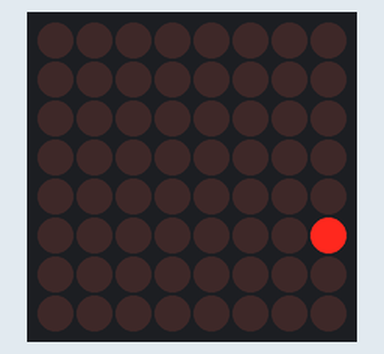
Bench run of a sketch on a simulated Arduino Uno, built with avr-gcc and run on an emulated ATmega328P. Shown: 8×8 LED matrix. What the sketch prints to the serial monitor is not drawn.

Above: at 0.15 s.
At 1.19 s:
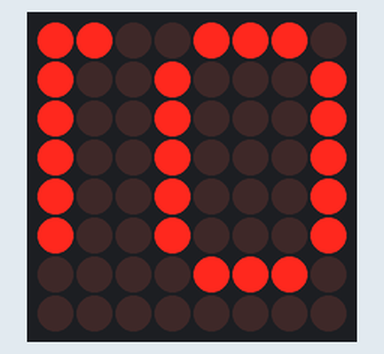
At 2.33 s:
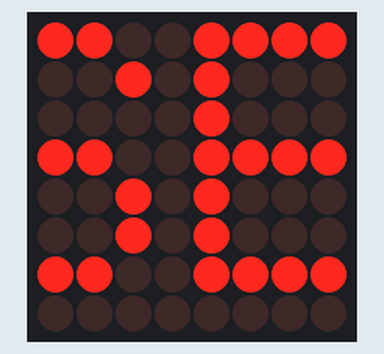
At 4.6 s:
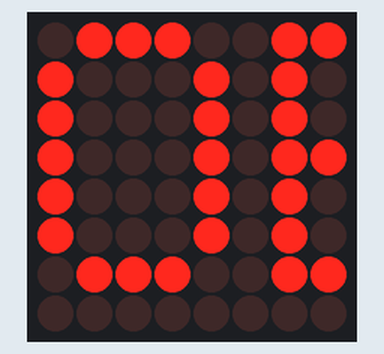
At 6.78 s:
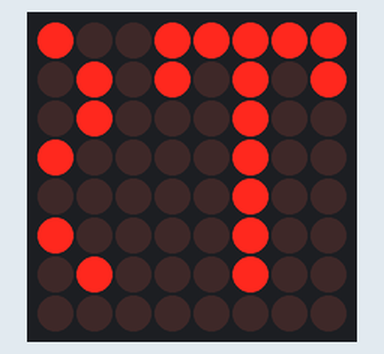
At 9.06 s:
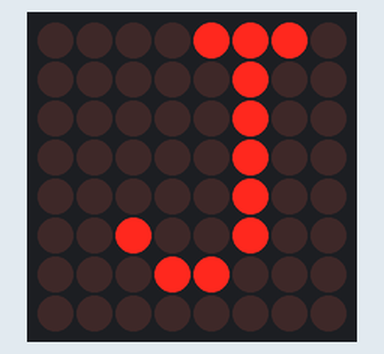

The sketch:

_8x8matrix_scroll_joseroberto.ino
```cpp
#include <Wire.h>
#include "Adafruit_LEDBackpack.h"
#include "Adafruit_GFX.h"

Adafruit_8x8matrix matrix = Adafruit_8x8matrix();

void setup() {
  Serial.begin(9600);
  Serial.println("8x8 LED Matrix Test");

  matrix.begin(0x70);  // pass in the address
}

int nlet = 12;
int tlen = 6*nlet;

void loop() {
  matrix.setTextSize(1);
  matrix.setTextWrap(false);  // we dont want text to wrap so it scrolls nicely
  matrix.setTextColor(LED_ON);
  for (int8_t x=8; x>=-tlen; x--) {
    matrix.clear();
    matrix.setCursor(x,0);
    matrix.print("JOSE ROBERTO");
    matrix.writeDisplay();
    delay(100);
  }


}
```

Measured:
- by itself, everything shown: repeats every 8.4 s, in 79 steps
